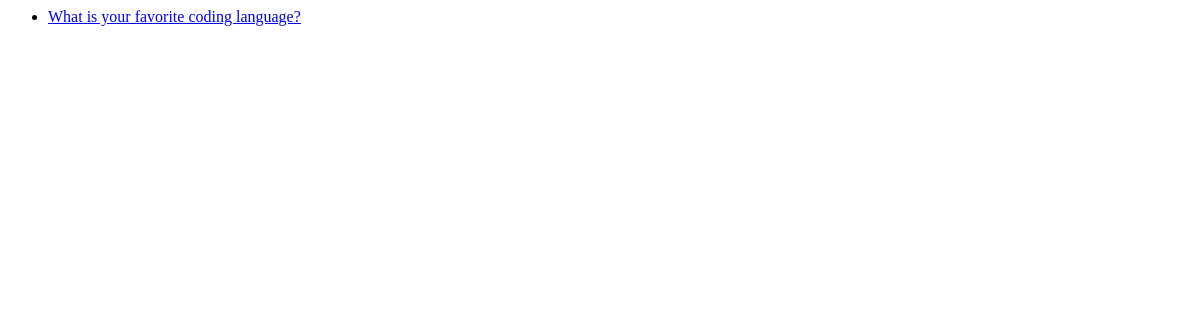
Before: /polls/ with the older database file.
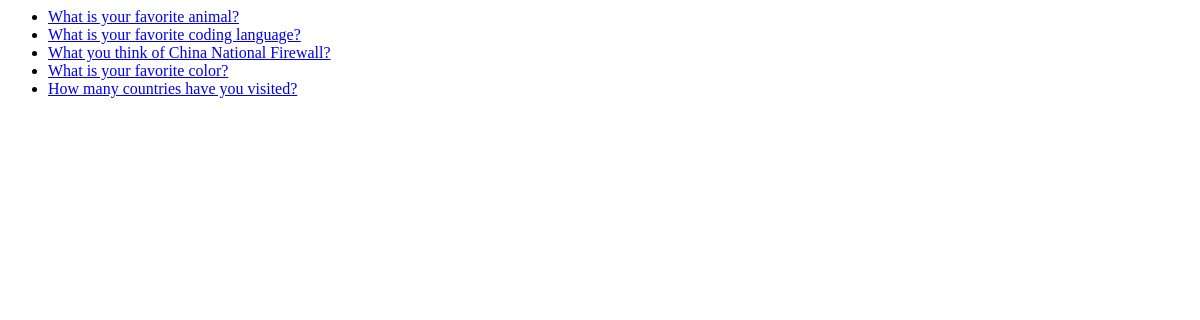
After: the same page with the newer database file.
### polls/models.py (models this page shows)
class Question(models.Model):
    question_text = models.CharField(max_length = 200)
    pub_date = models.DateTimeField('Date published')
    def was_published_recently(self):
        return self.pub_date >= timezone.now() - datetime.timedelta(days = 1)
	def __str__(self):
		return self.question_text
    was_published_recently.admin_order_field = 'pub_date'
    was_published_recently.boolean = True
    was_published_recently.short_description = 'Published recently?'

### polls/views.py (the view)
class IndexView(generic.ListView):
    template_name = 'polls/index.html'
    context_object_name = 'latest_question_list'
    def get_queryset(self):
        return Question.objects.order_by('-pub_date')[:5]

### polls/templates/polls/index.html
{% if latest_question_list %}
<ul>
	{% for question in latest_question_list %}
	<li><a href="{% url 'polls:detail' question.id %}">{{ question.question_text }}</a></li>
	{% endfor %}
</ul>
{% else %}
	<p>No Polls are available.</p>
{% endif %}

Changed rows visible on the page:
added Question: question_text "What is your favorite animal?"
added Question: question_text "What you think of China National Firewall?"
added Question: question_text "What is your favorite color?"
added Question: question_text "How many countries have you visited?"
